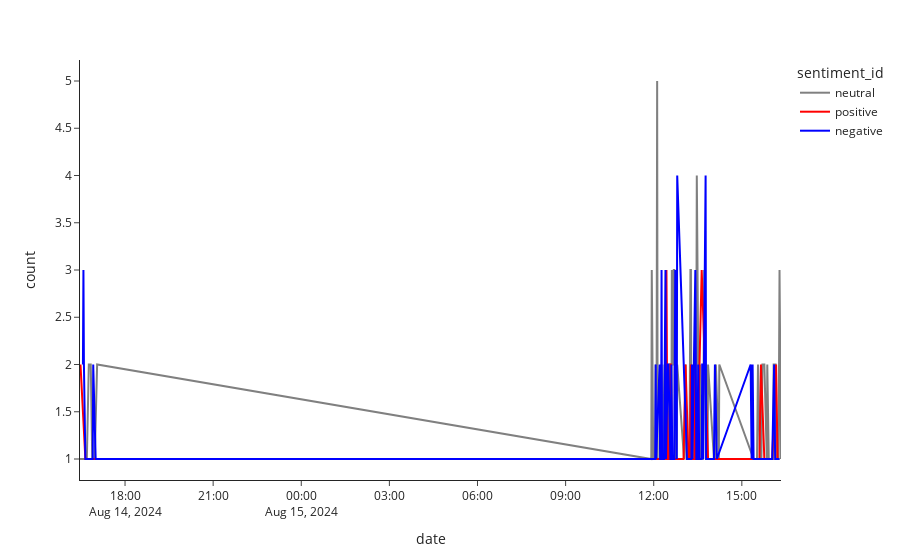

The code cell stored with this chart in its notebook:
### Markdown cell above
Line plot

### Code cell
import plotly.express as px

fig = px.line(df_count,
                  x='date',
                  y='count',
                  color='sentiment_id',
                  template='simple_white',
                  color_discrete_map={'positive': 'red',
                                      'neutral': 'grey',
                                      'negative': 'blue'})

fig.show()
